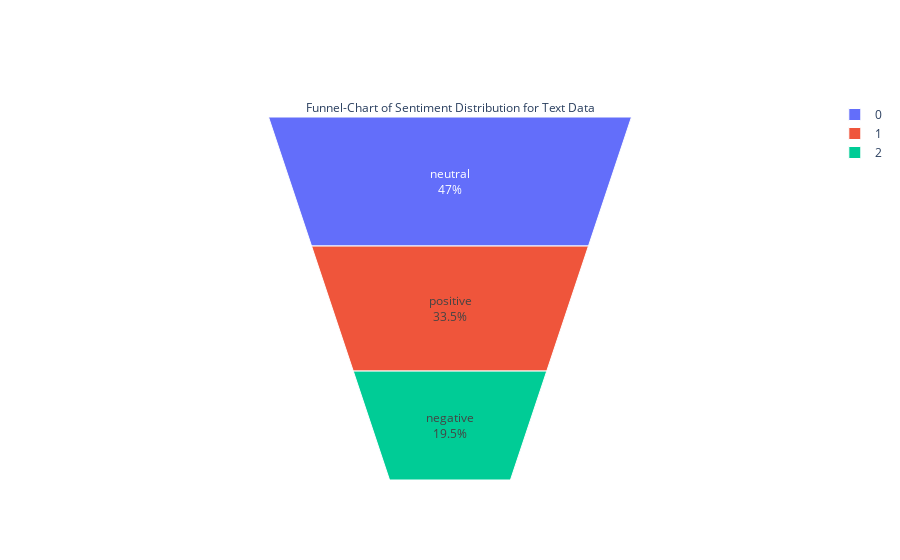

Notebook code for this chart:
### Code cell
fig = go.Figure(go.Funnelarea(
    text =temp_test.sentiment,
    values = temp_test.text,
    title = {"position": "top center", "text": "Funnel-Chart of Sentiment Distribution for Text Data"}
    ))

fig.show()

### Figure 1 — Plotly figure (JSON) as saved in the notebook; plotly's stock layout.template omitted (floating-point values rounded to 4 significant figures)
{"data": [{"text": ["neutral", "positive", "negative"], "title": {"position": "top center", "text": "Funnel-Chart of Sentiment Distribution for Text Data"}, "type": "funnelarea", "values": [2597, 1850, 1077]}], "layout": {}}
